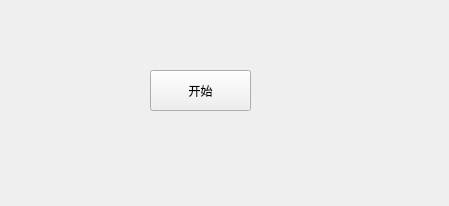
<?xml version="1.0" encoding="UTF-8"?>
<ui version="4.0">
 <class>Widget</class>
 <widget class="QWidget" name="Widget">
  <property name="geometry">
   <rect>
    <x>0</x>
    <y>0</y>
    <width>449</width>
    <height>206</height>
   </rect>
  </property>
  <property name="windowTitle">
   <string>Widget</string>
  </property>
  <property name="styleSheet">
   <string notr="true">font: 16pt &quot;微软雅黑&quot;;</string>
  </property>
  <widget class="QPushButton" name="btnStart">
   <property name="geometry">
    <rect>
     <x>150</x>
     <y>70</y>
     <width>101</width>
     <height>41</height>
    </rect>
   </property>
   <property name="text">
    <string>开始</string>
   </property>
  </widget>
 </widget>
 <resources/>
 <connections/>
</ui>
